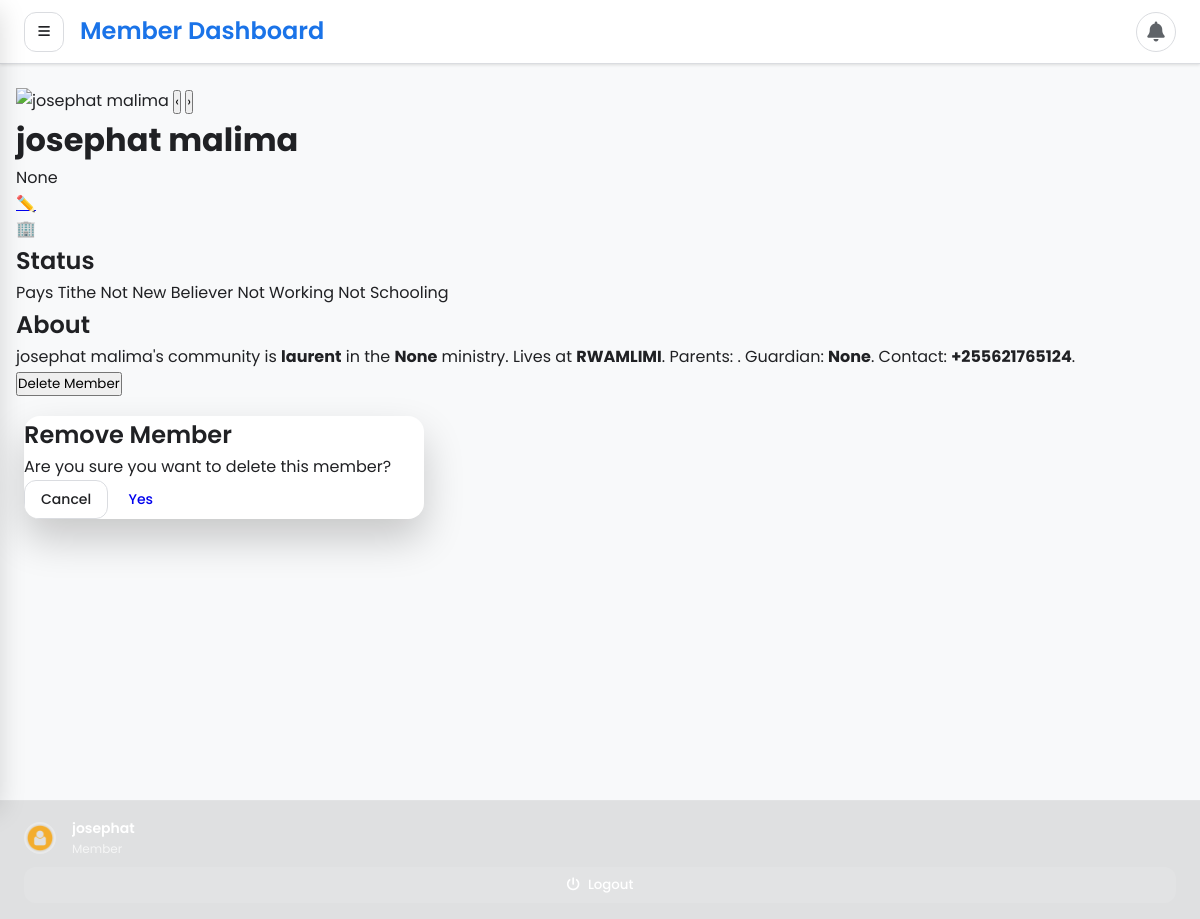
Page /members/detail/2/ (signed in) on the committed database.
### users/models.py (models this page shows, shortened)
class User(AbstractBaseUser, PermissionsMixin):
    roles =[
        ('admin','Admin'),
        ('Chairperson','Chairperson'),
        ('Secretary','Secretary'),
        ('Accountant','Accountant'),
        ('Member','Member'),
    ]
    username = models.CharField(max_length=255, blank=True, unique=True)
    email = models.EmailField(max_length=255, unique=True, null=True, blank=True)
    firstname = models.CharField(max_length=30, null=True, blank=True)
    lastname = models.CharField(max_length=30, null=True, blank=True)
    is_active = models.BooleanField(default=True)
    roles = models.CharField(max_length=50, choices=roles, default='Member')
    date_joined = models.DateTimeField(default=timezone.now)
    is_staff = models.BooleanField(default=False)
    is_verified = models.BooleanField(default=False)
    phone = models.CharField(max_length=15, blank=True, null=True)
    force_password_change = models.BooleanField(default=True)
    objects = ManagerUser()
    USERNAME_FIELD = 'username' # primary identifier for django auth
    REQUIRED_FIELDS = []     # required when creating superuser

### member/models.py (models this page shows, shortened)
class Member(models.Model):
    name = models.CharField(max_length=255)
    code = models.TextField(help_text="001PT", null= True)
    active = models.BooleanField(default= True)
    shepherd = models.ForeignKey(Community, on_delete=models.CASCADE, null=True, blank=True)
    ministry = models.ForeignKey(Ministry, on_delete=models.CASCADE, null=True, blank=True)
    telephone =PhoneNumberField(max_length=255, null=True, help_text=' Eg. +255 ')
    location = models.CharField(max_length=255)
    fathers_name = models.CharField(max_length=255, null=True, blank=True)
    mothers_name = models.CharField(max_length=255, null=True, blank=True)
    guardians_name = models.CharField(max_length=255, null=True, blank=True)
    new_believer_school = models.BooleanField()
    pays_tithe = models.BooleanField(default=False)
    working = models.BooleanField(default=False)
    schooling = models.BooleanField(default=False)
    picture = models.ImageField(upload_to=upload_image_path, null=True, blank=True)
    transfered = models.BooleanField(max_length=250, blank=True, null= True)
    transfer_update = models.CharField(max_length=250, null=True, blank=True)
    objects = MemberManager()

class Community(models.Model):
    name = models.CharField(max_length=255, unique=True)
    created_at = models.DateTimeField(auto_now_add=True)
    updated_at = models.DateTimeField(auto_now=True)
    def __str__(self):
        return self.name

### member/views.py (the view)
# urls.py: path('detail/<int:pk>/', detail_member, name="detail_member"),
@login_required
def detail_member(request, pk):
    template = "members/detail.html"
    member = get_object_or_404(Member, pk=pk)
    profile = UserProfile.objects.get_or_create(user=request.user)
    context = {"member": member, "profile": profile}
    return render(request, template, context)

### templates/members/detail.html (shortened to what this page needs)
{% extends 'base.html' %}
{% block content %}
<div class="dashboard-wrapper">
    <div class="container">
        <div class="row">
            <div class="product-section">
                <div class="product-carousel">
                    <img src="{{ member.picture }}" alt="{{ member.name }}" class="carousel-image">
                    <button class="carousel-nav prev">‹</button>
                    <button class="carousel-nav next">›</button>
                </div>
            </div>
            <div class="product-section">
                <div class="details-card">
                    <div class="header">
                        <div>
                            <h1 class="member-name">{{ member.name }}</h1>
                            <p class="ministry-name">{{ member.ministry }}</p>
                        </div>
                        <div class="action-icons">
                            <a href="{% url 'edit_member' member.pk %}" class="icon-button">✏️</a>
                            <div class="icon-button">🏢</div>
                        </div>
                    </div>
                    <div class="section">
                        <h3 class="section-title">Status</h3>
                        <div class="status-grid">
                            <span class="status-chip">{% if member.pays_tithe %}Pays Tithe{% else %}No Tithe{% endif %}</span>
                            <span class="status-chip">{% if member.new_believer_school %}New Believer{% else %}Not New Believer{% endif %}</span>
                            <span class="status-chip">{% if member.working %}Working{% else %}Not Working{% endif %}</span>
                            <span class="status-chip">{% if member.schooling %}Schooling{% else %}Not Schooling{% endif %}</span>
                        </div>
                    </div>
                    <div class="section">
                        <h3 class="section-title">About</h3>
                        <p style="color: var(--on-surface-variant); line-height: 1.6;">
                            {{ member.name }}'s community is <b>{{ member.shepherd }}</b> in the <b>{{ member.ministry }}</b> ministry.
                            Lives at <b>{{ member.location }}</b>. Parents: {% if member.fathers_name %}Mr. {{ member.fathers_name }}{% endif %}{% if member.mothers_name %} and Mrs. {{ member.mothers_name }}{% endif %}.
                            Guardian: <b>{{ member.guardians_name }}</b>. Contact: <b>{{ member.telephone }}</b>.
                        </p>
                    </div>
                    <button class="action-button {% if member.active %}action-danger{% else %}action-success{% endif %} modal-toggle">
                        {% if member.active %}Delete Member{% else %}Restore Member{% endif %}
                    </button>
                </div>
            </div>
        </div>
    </div>
</div>
<div class="modal" id="deleteModal">
    <div class="modal-card">
        <h3 class="modal-title">
            {% if member.active %}Remove Member{% else %}Restore Member{% endif %}
        </h3>
        <p>Are you sure you want to {% if member.active %}delete{% else %}restore{% endif %} this member?</p>
        <div class="modal-actions">
            <button class="btn btn-outline modal-close">Cancel</button>
            <a href="{% if member.active %}{% url 'delete_member' member.pk %}{% else %}{% url 'restore_members' member.pk %}{% endif %}"
               class="btn {% if member.active %}action-danger{% else %}action-success{% endif %}">
                Yes
            </a>
        </div>
    </div>
</div>
{% endblock %}

### templates/base.html (shortened to what this page needs)
{% load static %}
<!DOCTYPE html>
<html lang="en">
  <head>
    <link href="https://cdnjs.cloudflare.com/ajax/libs/font-awesome/6.4.0/css/all.min.css" rel="stylesheet" />
  </head>
<body>
    {% if user.is_authenticated %}
    <div class="app-container">
          </div>
          <div class="sidebar-footer">
            <div class="user-info">
              <div class="user-avatar-sm">
                <img src="{% if profile and profile.picture %}{{ profile.picture.url }}{% else %}{% static 'assets/images/avatar01.png' %}{% endif %}" alt="{{ user.username }}" />
              </div>
              <div class="user-details">
                <div class="user-name">
                  {{ user.get_full_name|default:user.username }}
                </div>
                <div class="user-role">
                  {% if user.is_superuser %}Administrator
                  {% elif user.roles == 'Accountant' %}Accountant
                  {% elif user.roles == 'Admin' %} Admin
                  {% elif user.is_staff %}Staff
                  {% else %}Member {% endif %}
                </div>
              </div>
            </div>
            <button class="logout-btn" id="sidebarLogoutBtn">
              <i class="fas fa-power-off"></i>
              <span>Logout</span>
            </button>
          </div>
      <header class="app-header">
        <div class="header-left">
          <button class="menu-toggle" id="menuToggle">
            <i class="fas fa-bars"></i>
          </button>
          <h3 style="font-weight: 600; color: var(--primary)">
            {% if user.is_superuser %}Admin Dashboard
            {% elif user.groups.all.0.name == 'Accountant' %}Dashboard
            {% else %}Member Dashboard {% endif %}
          </h3>
        </div>
        <div class="header-right">
          <div class="notification-dropdown">
            <button class="notification-btn" id="notificationBtn">
              <i class="fas fa-bell"></i>
            </button>
      </header>
      <main class="main-content">
        {% block content %}{% endblock content %}
      </main>
    {% else %}
    <script>
      window.location.href = "{% url '_login' %}";
    </script>
    {% endif %}
  </body>
</html>

### rows in the picture
User: get_full_name "josephat"
Member: name "josephat malima", ministry "None", shepherd "laurent", location "RWAMLIMI", guardians_name "None", telephone "+255621765124"
